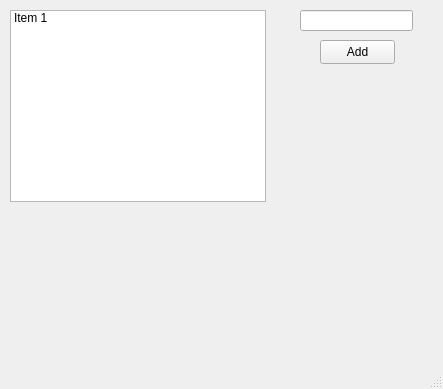
<?xml version="1.0" encoding="UTF-8"?>
<ui version="4.0">
 <class>MainWindow</class>
 <widget class="QMainWindow" name="MainWindow">
  <property name="geometry">
   <rect>
    <x>0</x>
    <y>0</y>
    <width>443</width>
    <height>389</height>
   </rect>
  </property>
  <property name="windowTitle">
   <string>Pham mem dau tien;))</string>
  </property>
  <widget class="QWidget" name="centralwidget">
   <widget class="QListWidget" name="listWidget">
    <property name="geometry">
     <rect>
      <x>10</x>
      <y>10</y>
      <width>256</width>
      <height>192</height>
     </rect>
    </property>
    <item>
     <property name="text">
      <string>Item 1</string>
     </property>
    </item>
   </widget>
   <widget class="QLineEdit" name="lineEdit">
    <property name="geometry">
     <rect>
      <x>300</x>
      <y>10</y>
      <width>113</width>
      <height>21</height>
     </rect>
    </property>
   </widget>
   <widget class="QPushButton" name="b_add">
    <property name="geometry">
     <rect>
      <x>320</x>
      <y>40</y>
      <width>75</width>
      <height>24</height>
     </rect>
    </property>
    <property name="text">
     <string>Add</string>
    </property>
   </widget>
  </widget>
  <widget class="QStatusBar" name="statusbar"/>
 </widget>
 <resources/>
 <connections/>
</ui>
